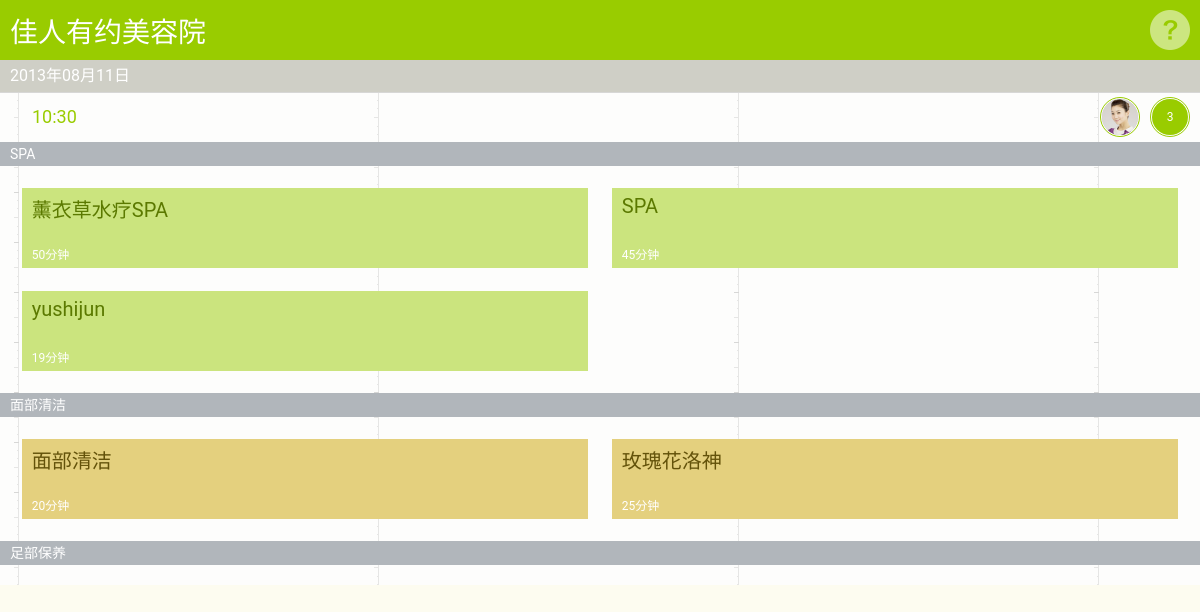
Page /client/choose_service/20130811/1030 on the committed database.
### service/models.py (models this page shows, shortened)
class ServiceType(models.Model):
    merchant = models.ForeignKey(SerMerchant)
    tp_name = models.CharField(u'类型名称', max_length=200)
    tp_desc = models.TextField(u'详细描述')
    def __unicode__(self):
        return self.tp_name
    class Meta:
        verbose_name_plural = '项目分类'

class Service(models.Model):
    merchant = models.ForeignKey(SerMerchant)
    ch_name = models.CharField(u'服务名', max_length=200)
    en_name = models.CharField(u'英文', max_length=200)
    ser_img =  models.ImageField(u'图片',upload_to='/Users/linzerd/github/jryy/reserved', height_field=600, width_field=300, max_length=200, blank=True)
    ser_type = models.ForeignKey(ServiceType,verbose_name=u'类别')
    time_spent = models.IntegerField(u'周期时间', default=0) # default minute unit
    ser_desc = models.TextField(u'项目描述')
    create_time = models.DateField(u'创建时间', auto_now_add=True)
    update_time = models.DateField(u'创建时间', auto_now=True)
    class Meta:
        verbose_name_plural = '服务项目'

### orders/views.py (the view)
# urls.py: url(r'^choose_service/(?P<datestr>\d+)/(?P<timestr>\d+)', 'orders.views.choose_service', name='choose_service'),
def choose_service(request, datestr, timestr):
    query_time = datetime.datetime.strptime(datestr + timestr, '%Y%m%d%H%M')
    sertps = ServiceType.objects.all()
    service_data = []
    for tps in sertps:
        tmp_service = {}
        tmp_service['type'] = tps
        typservices = Service.objects.filter(ser_type=tps)
        tmp_service['services'] = typservices
        service_data.append(tmp_service)
    context = {
        'services': service_data,
        'query_date_str': datestr,
        'query_time_str': timestr,
        'query_time': query_time,
        }
    return render_to_response('client/project.html', context, context_instance=RequestContext(request))

### template/client/project.html (shortened to what this page needs)
<!doctype html>
<html>
<head>
<link href="/statics/css/all_android.css" rel="stylesheet" type="text/css">
</head>
<body>
<nav>
  <h1><a href="javascript:history.go(-1)">佳人有约美容院</a></h1>
  <a href="#"><help>?</help></a>
</nav>
<allday>
  <topinfo>{{query_time | date:"Y年m月d日"}}</topinfo>
  <a href="/client/day/{{ query_date_str }}"><hour>
    <times class="">{{query_time | date:"H:i"}}</times>
    <people>
      <div class="number">3</div>
    </people>
    <people>
      <div class="photo"><img src="img/photo1.png" alt="apple"></div>
    </people>
  </hour></a>
</allday>
<projects>
{% for type in services %}
  <h2>{{ type.type }}</h2>
  <section class="{% cycle 's_0' 's_1' 's_2' %}">
    {% for service in type.services %}
    <a href="/client/order/{{query_date_str}}/{{query_time_str}}"><project><p>{{ service.ch_name }}<span>{{ service.time_spent }}分钟</span></p></project></a>
    {% endfor %}
  </section>
{% endfor %}
</projects>
</body>
</html>

### statics/css/all_android.css (style rules this page uses)
* { margin:0; padding:0; font-family:'Roboto',"Droid Sans Fallback", "Microsoft YaHei", "Hiragino Sans GB W3"; font-size: }
a { text-decoration:none; }
body { background:#fdfcf0; }
nav { height:50px; background:#9c0; color:#fff; position:relative; padding:10px 0 0 0 ; }
nav h1 { font-size: 28px; font-weight: normal;height:50px; padding:0 0 0 10px; }
nav h1 a { color:#fff; }
nav help { width:40px; height:40px; position:absolute; top:10px; right:10px; background:url(/statics/img/icon_help.png) no-repeat; background-size:40px 40px; text-indent:-999em; }
allday topinfo { display:block; line-height:32px; padding:0 10px; background:#cfcfc6; color:#fff; }
allday hour { display:block; line-height:50px; padding:0 0 0 32px; background:url(/statics/img/bg_day_hour.png) left repeat-x; background-size:360px 50px; color:#fff;color:#9c0; font-size:18px; }
allday hour people { border:#9c0 1px solid; border-radius:50%; width:36px; height:36px; padding:1px; margin:5px 10px 0 0; float:right; }
allday hour people .photo img { width:36px; height:36px; border-radius:50%; }
allday hour people .number { width:36px; height:36px; border-radius:50%; line-height:36px; text-align:center; background:#9c0; color:#fff; }
allday hour people div { width:36px; height:36px; border-radius:50%; line-height:36px; text-align:center; font-size:12px; background:#cfcfcf; color:#fff; }
projects { background:url(/statics/img/bg_timeline.png) top left; background-size:360px 50px; display:block; }
projects section:after { content: "."; display: block; clear: both; visibility: hidden; line-height: 0; height: 0; }
projects h2 { display:block; line-height:24px; padding:0 10px; background:#b1b6bb; color:#fff; font-size:14px; font-weight:normal; }
projects section { display:block; padding:10px; }
projects project { display:block; width:48%; margin:1%; height:80px; float:left; background:#cbe47e; color:#5b7900; position:relative; }
projects project p { padding:6px 10px; font-size:20px; }
projects project p span { display:block; position:absolute; bottom:6px; left:10px; color:#fff; font-size:12px; }
projects section.s_1 project { background:#e4d07e; color:#63520a; }

### rows in the picture
ServiceType: type "SPA"
Service: ch_name "薰衣草水疗SPA", time_spent "50"
Service: ch_name "SPA", time_spent "45"
Service: ch_name "yushijun", time_spent "19"
ServiceType: type "面部清洁"
Service: ch_name "面部清洁", time_spent "20"
Service: ch_name "玫瑰花洛神", time_spent "25"
ServiceType: type "足部保养"

### other values in the picture
{{ query_time | date:"Y年m月d日" }} "2013年08月11日"
{{ query_time | date:"H:i" }} "10:30"
